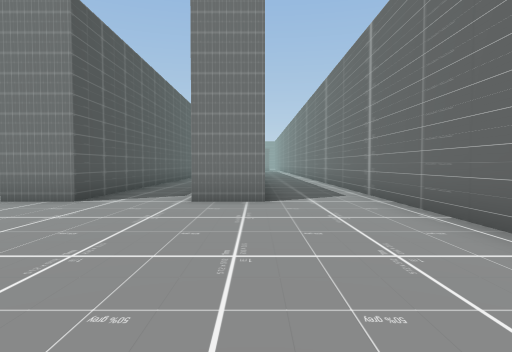
view 1 (above)

24 first-person views from a walk through a scene from a Unity 3-D project. The camera is 1.4 m above the floor, tilts 2° down and sees 75° across. The floor is counted in squares, 2 m on a side. Each view is taken from the middle of a square. On the plan, view 1 faces up. The plan holds only what a view shows up to about 10 squares ahead; the rest is blank. The place goes on beyond the plan. The player is left out.

view 2
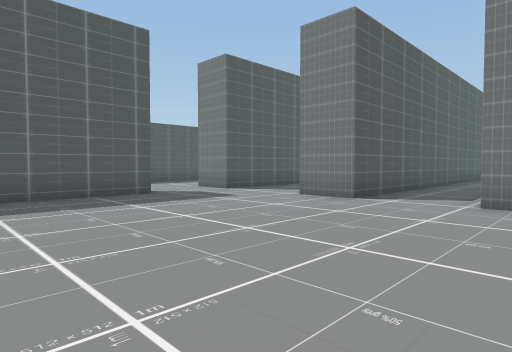

view 3
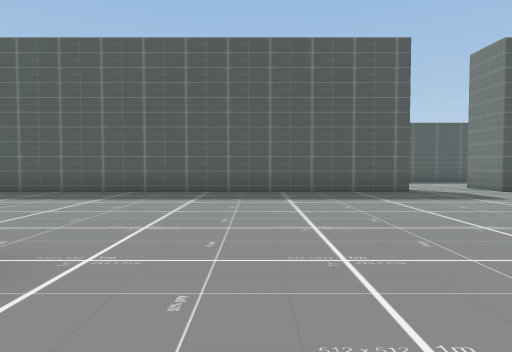

view 4
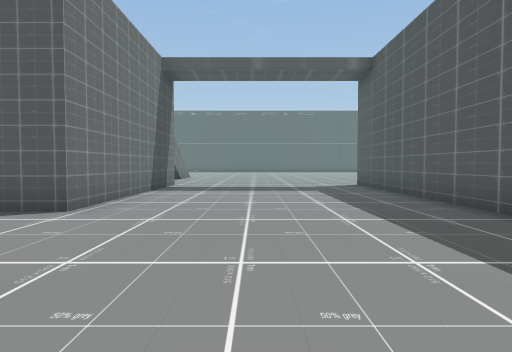

view 5
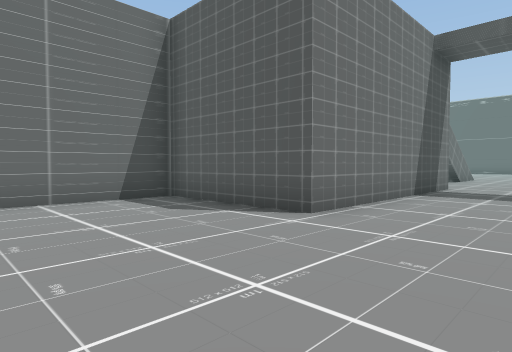

view 6
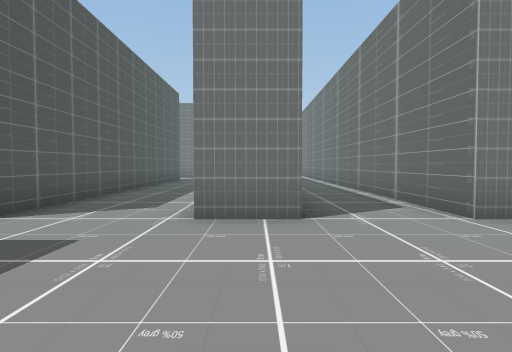

view 7
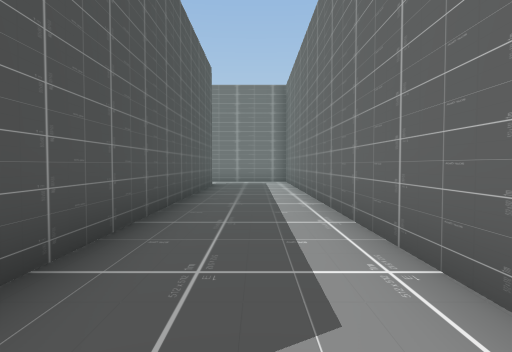

view 8
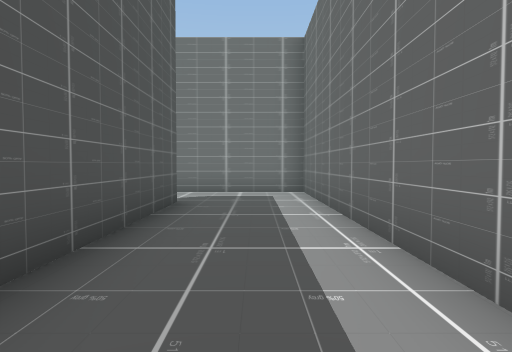

view 9
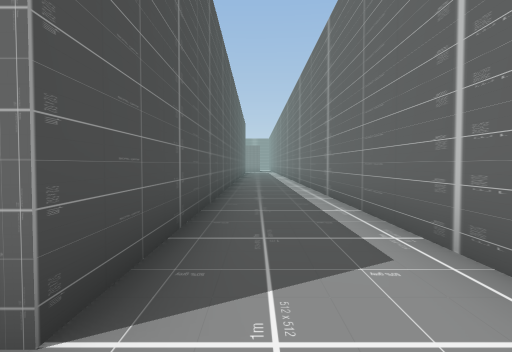

view 10
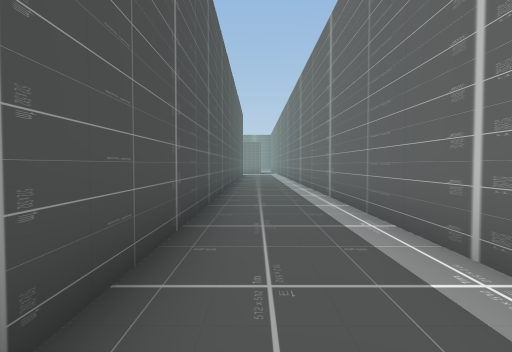

view 11
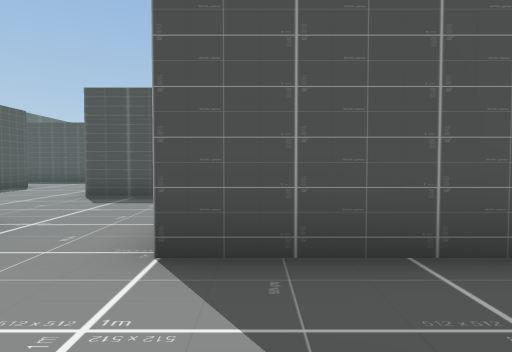

view 12
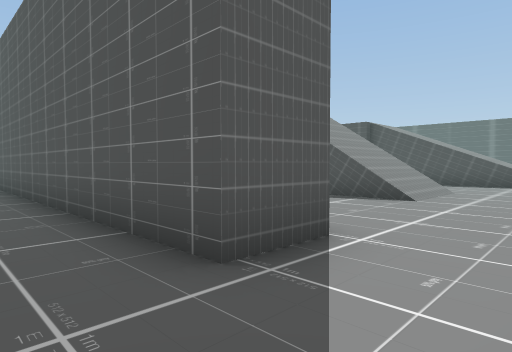

view 13
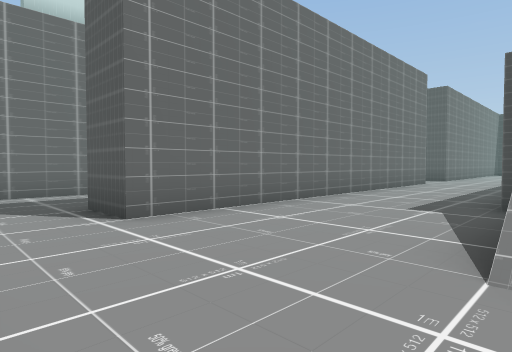

view 14
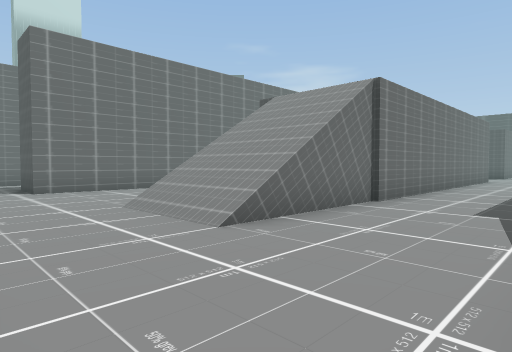

view 15
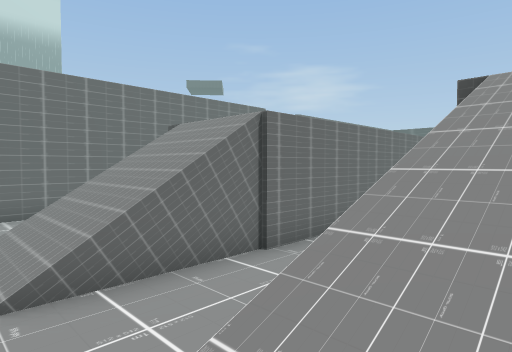

view 16
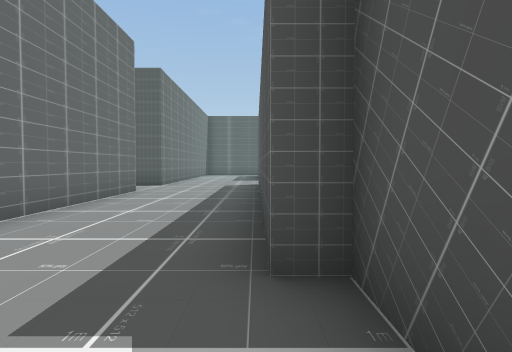

view 17
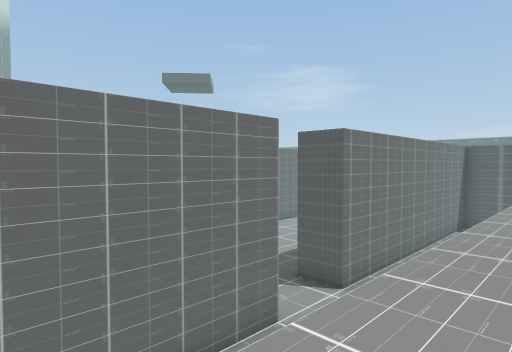

view 18
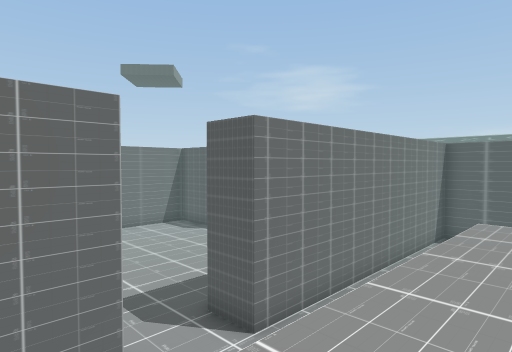

view 19
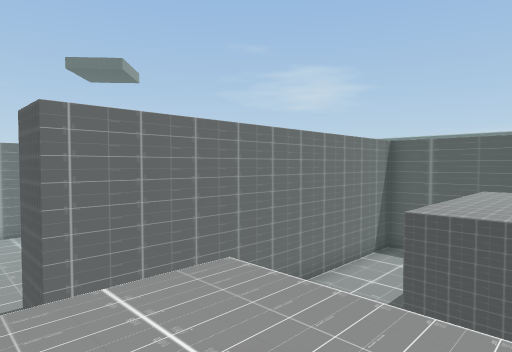

view 20
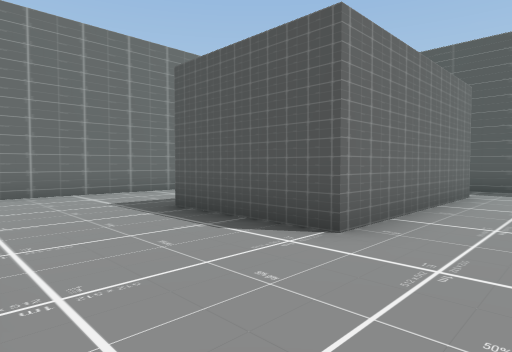

view 21
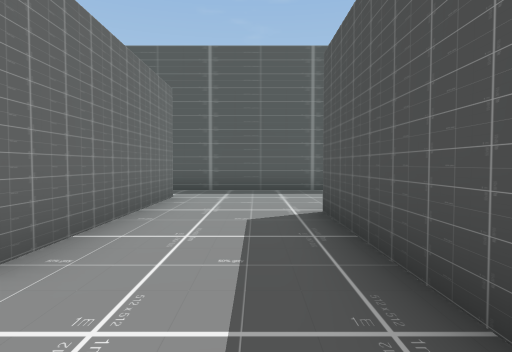

view 22
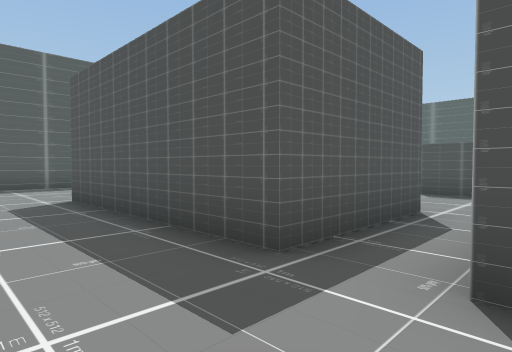

view 23
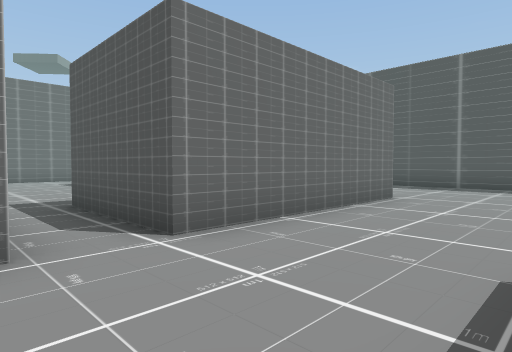

view 24
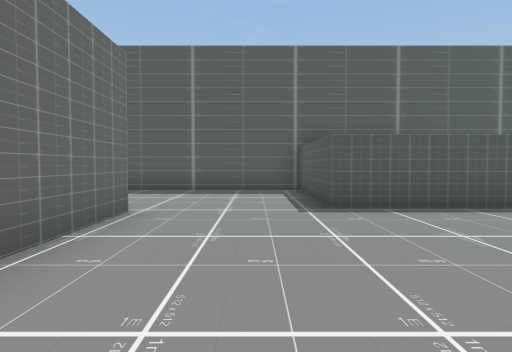

### Floor plan
Key: @ floor where view 1 was taken; # wall or solid block; . main floor; : floor 4.75 m higher than the main floor; / step, stairs or slope.
Columns run from 27 left of view 1 to 3 right of it. Each row starts with its distance up from view 1.
 19          ..............#   #..#
 18          ..............#   #..#
 17         /..........#...#   #..#
 16         /...///....#...#   #..#
 15         /...///....#...#   #..#
 14         /...///....#...#   #..#
 13          /..///#...#...#   #..#
 12           ..:  ....#...# .##..#
 11           ..: :....#...#..##..#
 10           ..: :....#...#..##..#
  9           ..: :....#...#..##..#
  8            .: :....#...#..##..#
  7               :....#...#..##..#
  6               :...............#
  5              ::...............#
  4    /../  /.. :: ..............#
  3    /...............#..........#
  2    /..####.........#..........#
  1    /..#  #.........#..........#
  0   ....#  #..####...#.......@..#
 -1  .....#  #..#   ...#..........#
 -2  .....#  #..#   ...#......#####
 -3 ......#  #..#   ...#......#
 -4 ###....  ...#   ...#......#
 -5   #.........#      #......#
 -6   #..........      #......#
 -7   ###########      #......#
 -8                         ..#

Positions as (right, up) in squares from view 1, and headings:
1: (0, 0), facing up
2: (0, 0), facing up-left
3: (1, 0), facing left
4: (-4, 3), facing down
5: (-4, 2), facing down-right
6: (-4, 2), facing up
7: (-6, 6), facing up
8: (-6, 11), facing up
9: (1, 5), facing up
10: (1, 10), facing up
11: (-5, 7), facing left
12: (-6, 19), facing down-left
13: (-13, 19), facing down-right
14: (-18, 19), facing down-right
15: (-19, 17), facing down-right
16: (-12, 15), facing down
17: (-13, 11), facing down-right
18: (-13, 8), facing down-right
19: (-14, 5), facing down-right
20: (-17, 3), facing down-right
21: (-17, 2), facing down
22: (-16, 4), facing down-left
23: (-24, 4), facing down-right
24: (-23, 2), facing down
